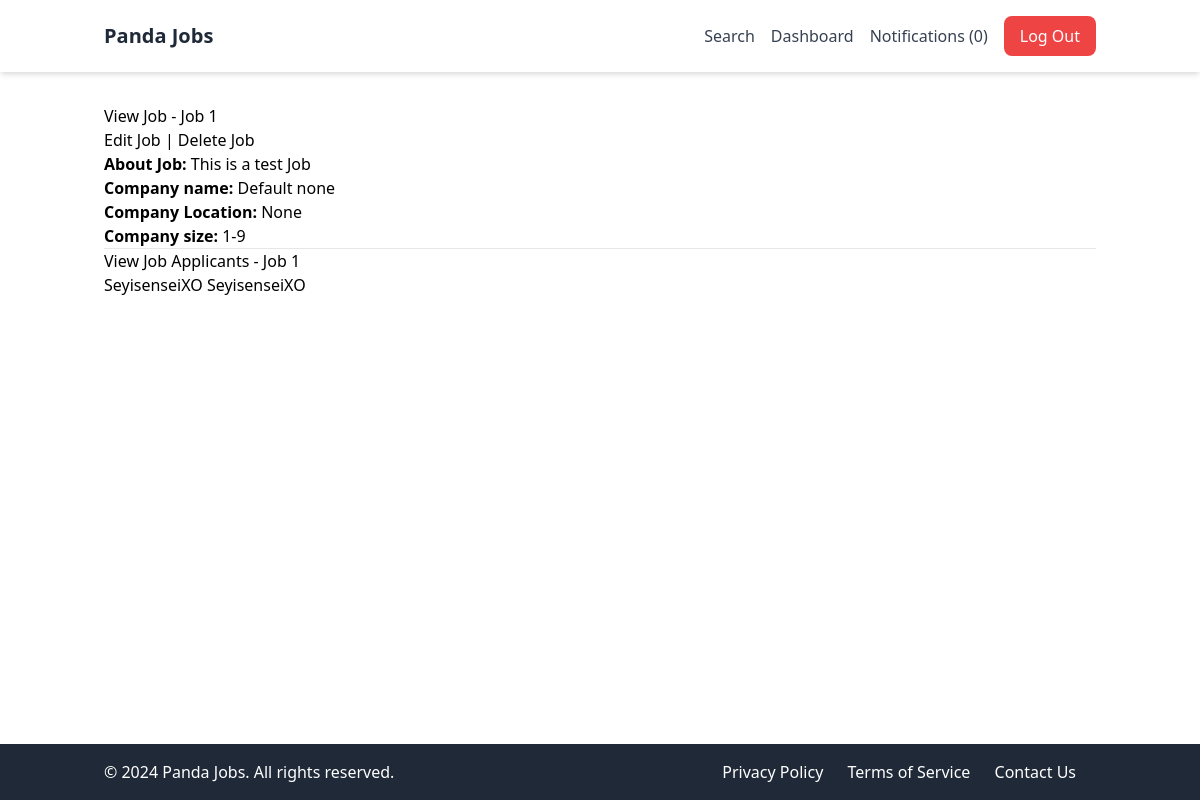
The app's page /userprofile/job/1/ (signed in), older data.
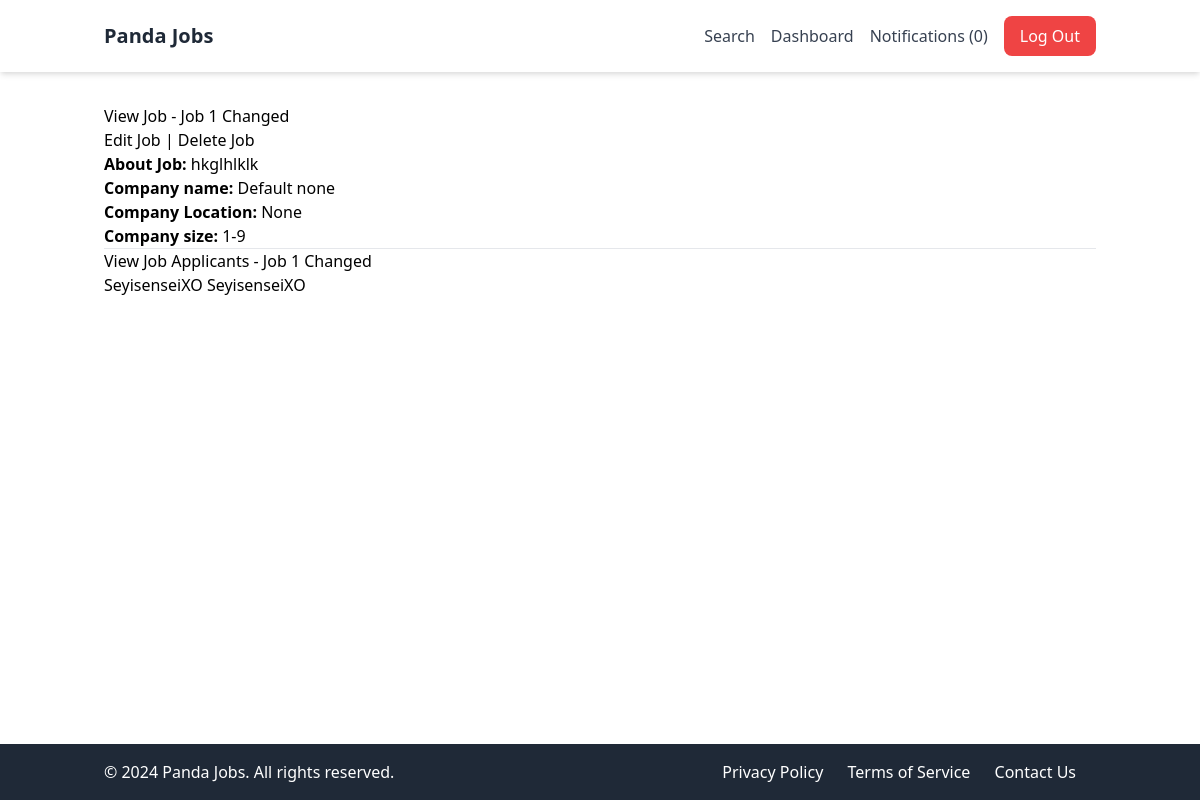
The same page, newer data.
### apps/jobs/models.py (models this page shows, shortened)
class Job(models.Model):
    SIZE_1_9 = 'size_1_9'
    SIZE_10_49 = 'size_10_49'
    SIZE_50_99 = 'size_50_99'
    SIZE_100 = 'size_100'
    SIZE_CHOICES = (
        (SIZE_1_9, '1-9'),
        (SIZE_10_49, '10-49'),
        (SIZE_50_99, '50-99'),
        (SIZE_100, '100+'),
    )
    OPEN = 'open'
    CLOSED = 'closed'
    ARCHIVED = 'archived'
    STATUS_CHOICES = (
        (OPEN, 'Open'),
        (CLOSED, 'Closed'),
        (ARCHIVED, 'Archived'),
    )
    title = models.CharField(max_length=100)
    summary = models.TextField()
    full_description = models.TextField()
    company_name = models.CharField(max_length=100)
    company_location = models.CharField(max_length=100, blank=True, null=True)
    company_size = models.CharField(max_length=20, choices=SIZE_CHOICES, default=SIZE_1_9)
    created_by= models.ForeignKey(User, related_name='jobs', on_delete=models.CASCADE)
    created_at = models.DateTimeField(auto_now_add=True)
    updated_at = models.DateTimeField(auto_now=True)
    status = models.CharField(max_length=20, choices=STATUS_CHOICES, default=OPEN)

### apps/userprofile/views.py (the view)
# urls.py: path('job/<int:job_id>/', view_dashboard_job, name='view_dashboard_job'),
@login_required
def view_dashboard_job(request, job_id):
    job = get_object_or_404(Job, pk=job_id, created_by=request.user)
    return render(request, 'view_dashboard_job.html', {'job':job})

### apps/notifications/context_processors.py (called while the page is built)
def notification(request):
    if request.user.is_authenticated:
        return {'notifications': request.user.notifications.filter(is_read=False)}
    else:
        return {'notifications': []}

### apps/userprofile/templates/view_dashboard_job.html
{% extends 'base.html' %}
{% block content %}
    <h2 class="title">View Job - {{ job.title }}</h2>
    <a href="{% url 'edit_job' job.id %}" class="button is-info mb-4">Edit Job</a> | <a href="" class="button is-danger mb-4">Delete Job</a><br>
    <b>About Job: </b>{{ job.summary }}</br>
    <b>Company name: </b>{{ job.company_name }}<br>
    <b>Company Location: </b>{{ job.company_location }}</br>
    <b>Company size: </b>{{ job.get_company_size_display }}</br>
    <hr>
    <h2 class="title">View Job Applicants - {{ job.title }}</h2>
    {% for application in job.applications.all %}
        <a class="button is-success" href="{% url 'view_application' application.id %}">{{ application.created_by.username }}</a>
    {% endfor %}
{% endblock %}

Row changes from the older to the newer data that the page shows:
changed Job "Default none": title "Job 1" → "Job 1 Changed"; summary "This is a test Job" → "hkglhlklk"
